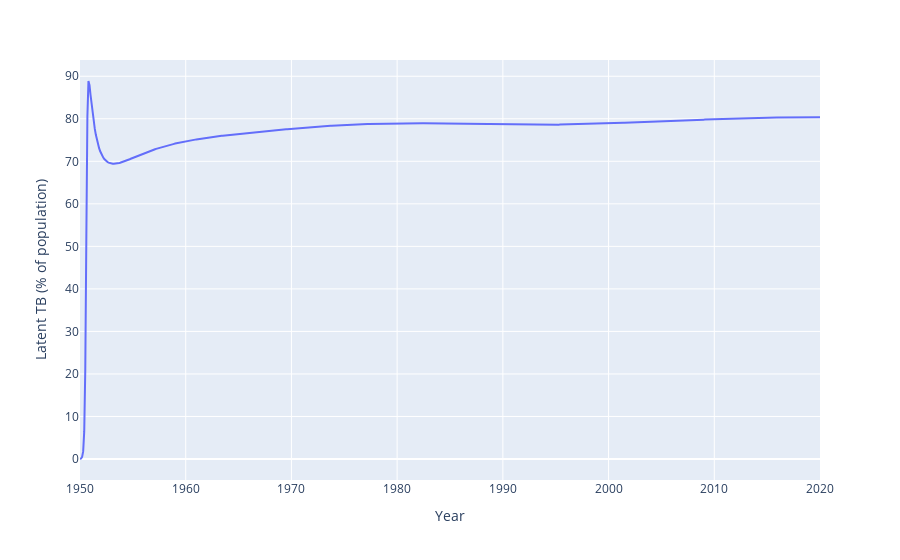

Here is the notebook cell this chart was saved with:
### Code cell
fig = px.line(
    derived_df_0,
    x=derived_df_0.index,
    y="percentage_latent",
    labels={'index':'Year', 'percentage_latent':'Latent TB (% of population)'})
fig.show()

### Figure 1 — Plotly figure (JSON) as saved in the notebook; plotly's stock layout.template omitted (floating-point values rounded to 4 significant figures; data arrays with more than 128 entries replaced by an {"elided": "..."} marker saying what was removed)
{"data": [{"hovertemplate": "Year=%{x}<br>Latent TB (% of population)=%{y}<extra></extra>", "legendgroup": "", "line": {"color": "#636efa", "dash": "solid"}, "marker": {"symbol": "circle"}, "mode": "lines", "name": "", "orientation": "v", "showlegend": false, "type": "scatter", "x": {"elided": "701 float values"}, "xaxis": "x", "y": {"elided": "701 float values"}, "yaxis": "y"}], "layout": {"legend": {"tracegroupgap": 0}, "margin": {"t": 60}, "xaxis": {"anchor": "y", "domain": [0, 1], "title": {"text": "Year"}}, "yaxis": {"anchor": "x", "domain": [0, 1], "title": {"text": "Latent TB (% of population)"}}}}
